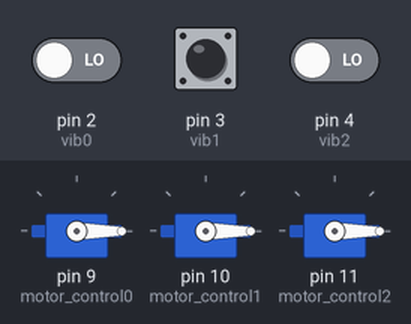
This sketch was run on a simulated Arduino Uno, built with avr-gcc and run on an emulated ATmega328P. On the bench: 3 × servo. The test bench sets the inputs (shaded band); at power-on: pin 3 (vib1) LOW, pin 2 (vib0) LOW, pin 4 (vib2) LOW. What the sketch prints to the serial monitor is not drawn.

Above: at 1.2 s.
1.3 s: pin 3 (vib1) pulsed HIGH 2 times (0.12 s each, 0.3 s apart)
At 2.1 s:
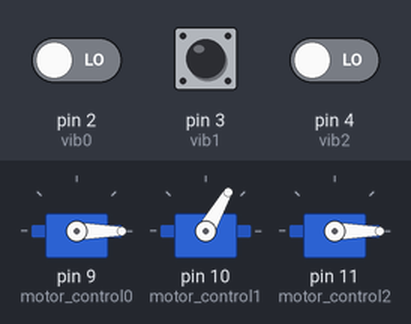
Timing chart, 0 to 4.3 s (numbered marks = the images above; inputs shaded):
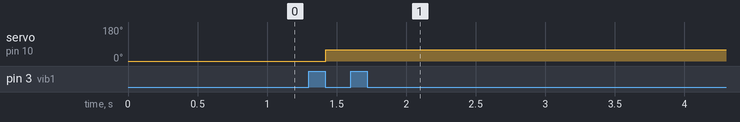

Measured:
- after the input at 1.3 s, servo on pin 10 (motor_control1): 0° → 60° after 0.12 s

The sketch:

ArduinoShootingSystem2018.ino
```cpp
// delay 안쓰고 시작시간, 실행시간 차로 delay 하기
#include <SoftwareSerial.h>
#include <Servo.h>

SoftwareSerial Serial7Segment(7, 8); //RX pin, TX pin

//
//#define APOSTROPHE  5                            // ' 위치
//#define COLON       4                            // : 위치
//#define DECIMAL4    3                            // DECIMAL4 = 왼쪽에서 네번째 점
//#define DECIMAL3    2                            // DECIMAL3 = 왼쪽에서 세번째 점
//#define DECIMAL2    1                            // DECIMAL2 = 왼쪽에서 두번째 점
#define DECIMAL1    0                            // DECIMAL1 = 왼쪽에서 첫번째 점

// 진동감지센서
#define vib0  2   // 10점짜리(가장 큰)
#define vib1  3   // 30점짜리(중간)
#define vib2  4   // 50점짜리(가장작은)

// 서보모터
#define motor_control0  9
#define motor_control1  10
#define motor_control2  11
Servo servo[3];   // 0 = 10점짜리(가장 큰), 1 = 30점짜리(중간), 2 = 50점짜리(가장작은)

long millisTimer;
boolean colonOn = false;                          // colonOn = false(꺼짐), true(켜짐)

// 서보모터 타이머
int servo_before_timer[3], servo_current_timer[3], servo_lay[3];    // servo_lay[i] == 1(누움), 0(안누움)

char tempString[100]; //Used for sprintf

// 변수
int timer[100];
int total = 0;
long per[3];                // 0 = 큰 진동감지, 1 = 중간 진동감지, 2 = 작은 진동감지

void servo_move(int n);

void setup() {
  int i=0;

  // 7Segment
  Serial7Segment.begin(9600);                     // Serial7Segment 초기화
  Serial7Segment.write('v');                      // 화면 초기화
  Serial7Segment.print("0822");                   // Send the hour and minutes to the display
  Serial7Segment.write(0x77);                     // Decimal, colon, apostrophe control command
  Serial7Segment.write(2 << DECIMAL1);            // Turns on colon, apostrophoe, and far-right decimal

  millisTimer = millis();                         // 아두이노 코드 실행 시작점으로부터의 경과시간(0으로 초기화됨.)

 // 진동감지센서
  pinMode(vib0, INPUT);
  pinMode(vib1, INPUT);
  pinMode(vib2, INPUT);

  // 서보모터
  servo[0].attach(motor_control0);  // 서보모터에 펄스 공급해줄 아두이노 보드 포트번호 라이브러리에 전달
  servo[1].attach(motor_control1);  // 서보모터에 펄스 공급해줄 아두이노 보드 포트번호 라이브러리에 전달
  servo[2].attach(motor_control2);  // 서보모터에 펄스 공급해줄 아두이노 보드 포트번호 라이브러리에 전달
  for(i=0;i<3;i++)
    servo[i].write(0);  // 0 = 서있음.(처음에 세워놓음)

  Serial.begin(9600);
  Serial.println("Game Start\n");
}

void loop() {
  int i=0;


  // 서보모터 시간 잼
  for(i=0;i<3;i++){
    servo_current_timer[i] = millis();
  }

  millisTimer = millis()/1000;           // 매번 루프 돌때마다 초 받아옴(시간은 알아서 흘러감)
  if(timer[millisTimer] == 0){           // 각 초마다 timer[] 자리 있고, 그 자리가 0이면(그시간이 흐르지 않음)
    Serial.print("Time = ");
    Serial.println(millisTimer);
    Serial.println("=================================================");
    timer[millisTimer] = 1;       // 시간 흘렀다고 표시해주고, 빠져나감
  }
                  //  sprintf(tempString, "00%02d", (int)millisTimer); // 분,초 숫자 -> 문자열로 변환
  sprintf(tempString, "%04d", (int)total); // 분,초 숫자 -> 문자열로 변환
  Serial7Segment.print(tempString);                  // 이 문자열을 segment에 써줌.

  if(millisTimer > 100){  // 10초가 흐르면
      Serial.print("Total Score = ");
      Serial.println(total);
      Serial.println("game end");
      delay(1000);
      exit(1);
  }

  // 모터가 누워있는지 확인

  if(servo_lay[0] == 1 && servo_lay[1] == 1 && servo_lay[2] == 1){       // 모터가 누워있으면
    for(i=0;i<3;i++){
      servo[i].write(0);      // 그 모터를 세워준다
      servo_lay[i] = 0;          // 모터가 안누웠다고 표시해준다.
      delay(500);
    }
    delay(500);
   }

  per[0] = pulseIn(vib0, HIGH);                // 큰 진동감지
  // 진동감지
  if(per[0] > 0 && per[0] < 3000){     // 0번째 진동이 일정수준 이상이 되면(0번째는 감지가 너무잘됨. 따로설정.)
    if(servo_lay[0] == 0){          // servo_lay == 0 이면(서있는게 맞으면)
      servo_before_timer[0] = millis();
      servo_move(0);                // 함수 부르면 servo[0] 누움
      servo_lay[0] = 1;             // servo_lay[0] = 1 -> 누움.
    }
  }
  else{                             // 진동 감지된게 아니면 매 루프마다
    Serial.print("per[0](큰거) = ");    // 그 진동수 출력해준다.
    Serial.println(per[0]);
  }

  per[1] = pulseIn(vib1, HIGH);                // 중간 진동감지
  if(per[1] > 0){
    if(servo_lay[1] == 0){          // servo_lay == 0 이면(서있는게 맞으면)
      servo_before_timer[1] = millis();
      servo_move(1);                // 함수 부르면 servo[0] 누움
      servo_lay[1] = 1;             // servo_lay[0] = 1 -> 누움.
    }
  }
  else{                             // 진동 감지된게 아니면 매 루프마다
    Serial.print("per[1](중간거) = ");
    Serial.println(per[1]);
  }

  per[2] = pulseIn(vib2, HIGH);                // 작은 진동감지
  if(per[2] > 0 && per[2] < 3000){
    if(servo_lay[2] == 0){          // servo_lay == 0 이면(서있는게 맞으면)
      servo_before_timer[2] = millis();
      servo_move(2);                // 함수 부르면 servo[0] 누움
      servo_lay[2] = 1;             // servo_lay[0] = 1 -> 누움.
    }
  }
  else{                             // 진동 감지된게 아니면 매 루프마다
    Serial.print("per[2](작은거) = ");    // 그 진동수 출력해준다.
    Serial.println(per[2]);
  }
  /*
  for(i=0; i<3; i++){
    if(i!=0 && per[i] > 40){           // 진동이 일정수준 이상이 되면(1, 2번이)
      if(servo_lay[i] == 0){           // servo_lay[i] == 0 이면(서있는게 맞으면)
        servo_before_timer[i] = millis();
        servo_move(i);              // 함수 부르면 i번째 servo 누움
        servo_lay[i] = 1;             // servo_lay[i] = 1 -> 누웠다고 표시
      }
    }
    else if(per[0] > 50000){         // 0번째 진동이 일정수준 이상이 되면(0번째는 감지가 너무잘됨. 따로설정.)
      if(servo_lay[0] == 0){          // servo_lay == 0 이면(서있는게 맞으면)
        servo_before_timer[0] = millis();
        servo_move(0);              // 함수 부르면 servo[0] 누움
        servo_lay[0] = 1;             // servo_lay[0] = 1 -> 누움.
      }
    }
    else{                             // 진동 감지된게 아니면 매 루프마다
      if(i==0)                        // 그 진동수 출력해준다.
        Serial.print("per[0](큰거) = ");
      else if(i==1)
        Serial.print("per[1](중간거) = ");
      else
        Serial.print("per[2](작은거) = ");
      Serial.println(per[i]);
    }
  }
  */
  //delay(1000);
}

// 서보모터
void servo_move(int n){
 // int i;
 // servo.write(0); // 0 = 서있음

  switch(n){
    case 0:
      total += 10;
      Serial.print("per[0](큰거 맞음) = ");
      Serial.println(per[0]);
      Serial.println("total+10");
      break;
    case 1:
      total += 30;
      Serial.print("per[1](중간거 맞음) = ");
      Serial.println(per[1]);
      Serial.println("total+30");
      break;
    case 2:
      total += 50;
      Serial.print("per[2](작은거 맞음) = ");
      Serial.println(per[2]);
      Serial.println("total+50");
      break;
  }

  servo[n].write(60);  // 90 = 내려감

//  servo[n].write(0);

  Serial.print("total = ");
  Serial.println(total);

  delay(1000);
}
```
